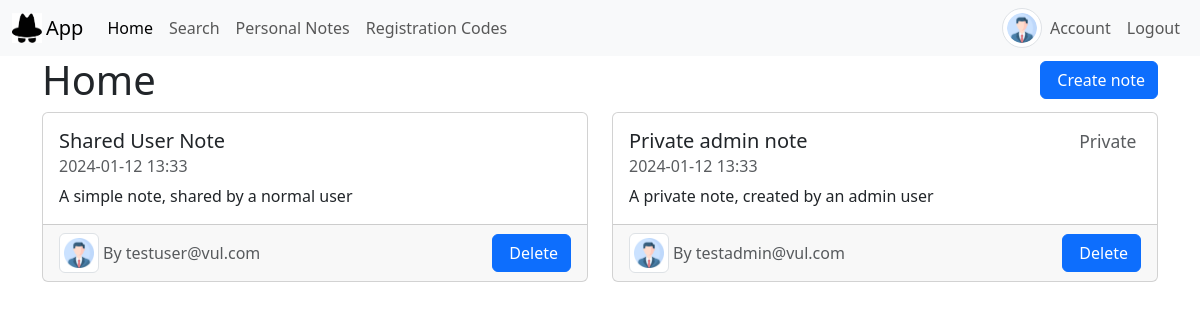
Screenshot of /home (signed in) with the database file from the repository.
### main/models/user.py (models this page shows, shortened)
class User(BaseModel, UserMixin):
    __tablename__ = "users"
    email = Column(String, unique=True, nullable=False)
    password = Column(String)
    notes = relationship("Note", backref="user")
    profile_image = Column(BLOB)
    is_admin = Column(Boolean, default=False)

### main/models/note.py (models this page shows)
@dataclass
class Note(BaseModel):
    __tablename__ = "notes"
    id: int
    created_at: str
    title: str
    text: str
    user_id: int
    private: bool
    title = Column(String, nullable=False)
    text = Column(Text, nullable=False)
    user_id = Column(Integer, ForeignKey("users.id"))
    private = Column(Boolean, default=False)

### main/routes/home.py (the view)
@app.route('/home')
@login_required
def home():
    return render_template('home.html',
                           notes=user_notes(current_user.id))

### main/routes/account.py (called while the page is built)
@app.before_request
def before_request():
    preferences = request.cookies.get('preferences')
    if preferences is None:
        preferences = default_preferences
    else:
        preferences = loads(b64decode(preferences))
    g.preferences = preferences

@app.after_request
def after_request(response: Response) -> Response:
    if request.cookies.get('preferences') is None:
        preferences = default_preferences
        response.set_cookie('preferences',
                            b64encode(dumps(preferences)).decode())
    return response

### main/routes/login.py (called while the page is built)
@login_manager.user_loader
def load_user(user_id: str) -> Union[User, None]:
    with Session() as session:
        return session.get(User, user_id)

### main/utils/notes.py (called while the page is built)
def user_notes(user_id: int) -> List[Note]:
    with Session(expire_on_commit=False) as session:
        return session.query(Note).filter(
            or_(Note.user_id == user_id,
                Note.private == False)).options(joinedload(Note.user)).all()

### templates/home.html (shortened to what this page needs)
{% extends "base.html" %} {% block content %} {% from 'bootstrap5/utils.html'
import render_icon %}
<div class="container">
  <div class="row">
    <div class="col">
      <div class="d-flex justify-content-between align-items-center">
        <h1>Home</h1>
        <button class="btn btn-primary mb-2 d-flex align-items-center" data-bs-toggle="modal"
          data-bs-target="#create_note_modal">
          {{ render_icon('file-earmark-plus') }}&nbsp;Create note
        </button>
      </div>
    </div>
  </div>
  <div class="row">
    {% for note in notes %}
    <div class="col col-12 col-md-6">
      <div class="card mb-2">
        <div class="card-body">
          <h5 class="card-title d-flex justify-content-between">
            <span>{{ note.title }}</span>{% if note.private %}
            <small class="text-muted d-flex align-items-center">
              Private&nbsp;{{render_icon('file-lock')}}
            </small>
            {% endif %}
          </h5>
          <h6 class="card-subtitle mb-2 text-muted">
            {{ note.created_at.strftime('%Y-%m-%d %H:%M') }}
          </h6>
          <p class="card-text">{{ note.text | safe }}</p>
        </div>
        <div class="card-footer text-muted d-flex justify-content-between align-items-center">
          <div class="d-flex align-items-center">
            <object width="40" height="40" class="rounded img-thumbnail d-flex"
              data="{{note.user.profile_image.decode() if note.user.profile_image else '/static/fallback.png'}}">
            </object>
            <span class="ms-1">By {{ note.user.email }}</span>
          </div>
          {% if note.user_id == current_user.id or current_user.is_admin %}
          <form method="post" action="/notes/{{note.id}}/delete">
            <button type="submit" class="btn btn-primary d-flex align-items-center">
              {{render_icon('trash')}}&nbsp;Delete
            </button>
          </form>
          {% endif %}
        </div>
      </div>
    </div>
    {% endfor %} {% include "partials/create_note_modal.html" %}
  </div>
</div>
{% endblock %} {% block scripts %} {{ ckeditor.load() }} {% endblock %}

### templates/base.html (shortened to what this page needs)
{% from 'bootstrap5/utils.html' import render_messages %}
{% from 'bootstrap5/nav.html' import render_nav_item %}
<!DOCTYPE html>
<html lang="en" data-bs-color-scheme="{{'dark' if g.preferences['mode'] == 'dark' else 'light'}}">
  <head>
    {% block head %}
    {% if g.preferences['mode'] == 'light' %}
    {{ bootstrap.load_css() }}
    {% else %}
    <link href="/static/bootstrap-night.min.css" rel="stylesheet">
    {% endif %}
    {% endblock %}
  </head>
  <body>
    <nav class="navbar navbar-expand-lg navbar-light bg-light">
      <div class="container-fluid">
        <a
          class="navbar-brand d-flex"
          href="/home">
          <img
            src="/static/icon{{'-dark' if g.preferences['mode'] == 'dark' else '' }}.png"
            alt="App"
            width="30"
            height="30"
            class="d-inline-block align-text-top me-1" />
          App
        </a>
        <div class="collapse navbar-collapse" id="navbarSupportedContent">
          <ul class="navbar-nav me-auto mb-2 mb-lg-0{% if current_user.is_authenticated %} flex-grow-1 justify-content-between {% endif %}">
            {% if current_user.is_authenticated %}
            <div class="d-flex flex-column flex-lg-row">
            {{ render_nav_item('home', 'Home') }}
            {{ render_nav_item('search', 'Search') }}
            {{ render_nav_item('personal_notes', 'Personal Notes', user_id=current_user.id) }}
            {% if current_user.is_admin %}
            {{ render_nav_item('registration_code', 'Registration Codes') }}
            {% endif %}
            </div>
            <div class="d-flex flex-column flex-lg-row">
              <a href="/account">
                <object
                  width="40"
                  height="40"
                  class="rounded-circle img-thumbnail d-flex"
                  data="{{current_user.profile_image.decode() if current_user.profile_image else '/static/fallback.png'}}">
                </object>
              </a>
              {{ render_nav_item('account', 'Account') }}
              {{ render_nav_item('logout', 'Logout') }}
            </div>
            {% else %}
            {{ render_nav_item('login', 'Login') }}
            {{ render_nav_item('signup', 'Signup') }}
            {% endif%}
          </ul>
      </div>
    </nav>
    <main>
    {% block content %}{% endblock %}
    </main>
  </body>
</html>

### rows the page displays
User: id "Personal Notes"
Note: title "Shared User Note", created_at "2024-01-12 13:33", text "A simple note, shared by a normal user", user.email "testuser@vul.com"
Note: title "Private admin note", created_at "2024-01-12 13:33", text "A private note, created by an admin user", user.email "testadmin@vul.com"

### other values shown
{{ render_nav_item('home', 'Home') }} "Home"
{{ render_nav_item('search', 'Search') }} "Search"
{{ render_nav_item('registration_code', 'Registration Codes') }} "Registration Codes"
{{ render_nav_item('account', 'Account') }} "Account"
{{ render_nav_item('logout', 'Logout') }} "Logout"
